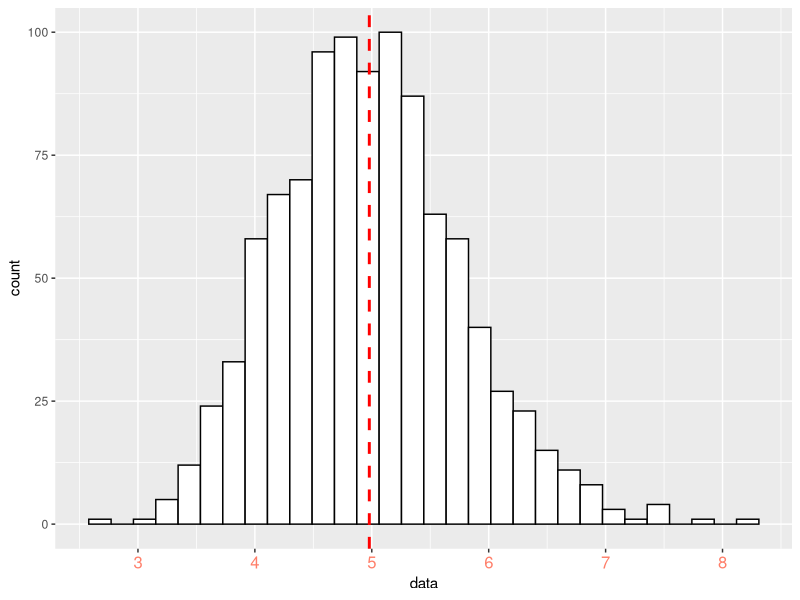

Source code (R):
## ---- chunk 1
options(tinytex.verbose = TRUE)
## ---- chunk 2
knitr::opts_chunk$set(echo = TRUE)
## ---- chunk 3
  library(R.utils)
  library(data.table)
  library(dplyr)
  library(lubridate)
  library(ggplot2)
## ---- chunk 4
  rate<-0.2
  n<-40
  intervals<-1000
  data = NULL
  for (i in 1 : intervals) data = c(data, mean(rexp(n,rate)))
## ---- chunk 5
data<-data.table(data)
g<-ggplot(data, aes(x=data)) 
g<-g + geom_histogram(color="black",fill="white", bins=30)
g<-g + geom_vline(aes(xintercept=mean(data)),
                  color="red",linetype="dashed",size=1)
g<-g + theme(axis.text.x=element_text(size=12, color="#ff7e69")) 
g<-g+ scale_x_continuous(breaks=c(3:8))
print(g)
